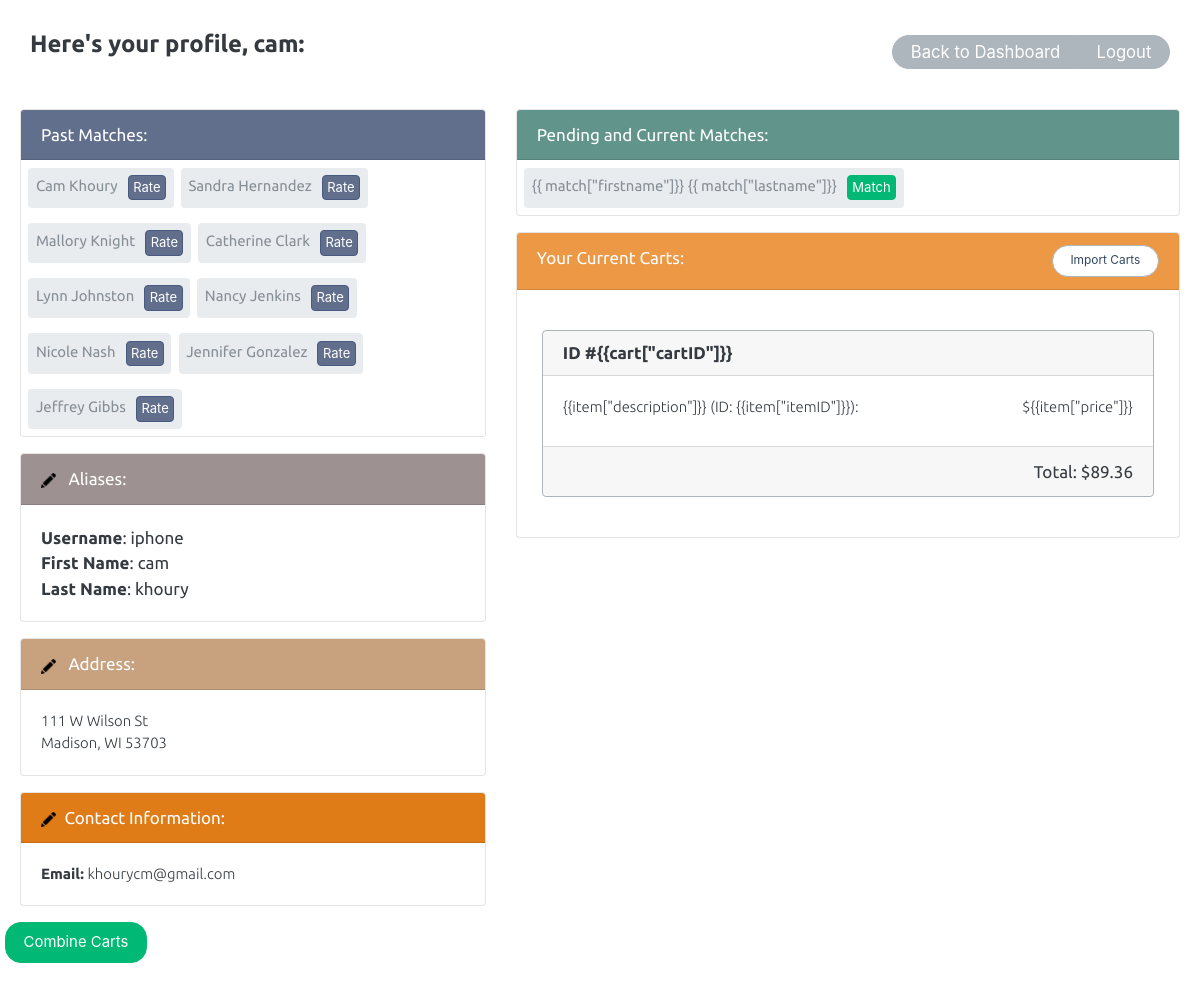
The page /profile (signed in) on the database its author committed.
### tables this page shows
CREATE TABLE User(
   UID INTEGER PRIMARY KEY,
   UserLevel TEXT,
   Username TEXT UNIQUE,
   Password TEXT,
   Email TEXT,
   Address TEXT,
   City Text,
   State Text,
   Zip Text,
   FirstName TEXT,
   LastName TEXT,
   Lat NUMERIC,
   Lon NUMERIC,
   OID INTEGER);

### cartCombo_app.py (the view)
@app.route('/profile')
def profile():
    if not session.get('logged_in'):
       return render_template('login.html')
    con = sql.connect(db)
    con.row_factory = sql.Row
    cur = con.cursor()
    cur.execute("select * from User where UID=\'" + str(UID) + "\'")
    rows = cur.fetchall()
    if len(rows) == 0:
       return home()
    profile = dict();
    profile['username']= rows[0]['Username']
    profile['uid'] = rows[0]['UID']
    profile['firstname']= rows[0]['FirstName']
    profile['lastname'] = rows[0]['LastName']
    profile['email'] = rows[0]['Email']
    profile['address'] = rows[0]['Address']
    profile['city'] = rows[0]['City']
    profile['state'] = rows[0]['State']
    profile['zip'] = rows[0]['zip']
    unRatedUsers = [];
    number = 10;
    query = "SELECT * FROM User WHERE UID < \'" + str(number) + "\'"
    cur.execute(query)
    rows = cur.fetchall()
    for x in range(0, len(rows)):
        user = []
        user.append(rows[x]['Username'])
        user.append(rows[x]['FirstName'])
        user.append(rows[x]['LastName'])
        user.append(rows[x]['UID'])
        unRatedUsers.append(user)
    return render_template('profile.html', profile = profile, unRatedUsers = unRatedUsers)

### templates/profile.html (shortened to what this page needs)
<!doctype html>
<html ng-app="ProfileApp">
<head>
    <link rel="stylesheet" type="text/css" href="{{ url_for('static',filename='bootstrap_litera.min.css') }}">
    <link rel="stylesheet" type="text/css" href="{{ url_for('static',filename='default_style.css') }}">
</head>
<body style="background-color: white">
    <header>
        <h2>Here's your profile, {{profile['firstname']}}:
            <div class="btn-group" style="margin-top: 5px;">
              <button type="button" class="btn btn-secondary"><a href="/" style="color: white; text-decoration: none;"><small>Back to Dashboard</small></a>
              </button><button type="button" class="btn btn-secondary"><a href="/logout" style="color: white; text-decoration: none;"><small>Logout</small></a>
            </div>
    </h2>
    </header>
    <div class="wrapper" style="margin-top: 20px">
        <div class="row">
            <div class="col-5">
                <div class="card bg-light mb-3" style="background-color: var(--light);">
                    <div class="card-header" style="background-color: var(--navy2); color: white">
                        Past Matches:</div>
                        <div class="row" id="matches">
                            {% for user in unRatedUsers %}
                            <ol class="breadcrumb" id="past_{{user[0]}}">
                              <li class="breadcrumb-item active">{{user[1]}} {{user[2]}}</li>
                              <input type="button" id=ratebutton value="Rate" class="btn btn-success" onClick="showModal('rate', ['{{user[0]}}','{{user[1]}}','{{user[2]}}', '{{user[3]}}'])" ></input>
                            </ol>
                            {% endfor %}
                        </div>
                </div>
                <div id="profile" class="card bg-light mb-3" style="background-color: var(--light);">
                    <div class="card-header" style="background-color: var(--neutral); color: white">
                        <a href="#"><img id="pen" data-toggle="modal" src="{{ url_for('static',filename='images/edit.png') }}" width="15em" onclick="showModal('name')"/></a> Aliases:
                    </div>
                    <div class="card-body">
                            <div>
                            <strong>Username</strong>: {{profile['username']}}<br>
                            </div>
                            <div>
                            <strong>First Name</strong>: <span id='firstname_p'>{{profile['firstname']}}</span><br>
                        </div>
                        <div>
                            <strong>Last Name</strong>: <span id="lastname_p">{{profile['lastname']}}</span>
                        </div>
                    </div>
                </div>
                <div class="card bg-light mb-3" style="background-color: var(--light);">
                    <div class="card-header" style="background-color: var(--orange1); color: white">
                        <a href="#"><img id="pen" src="{{ url_for('static',filename='images/edit.png') }}" width="15em" onclick="showModal('address')"></a> Address:
                    </div>
                    <div class="card-body">
                        <p class="card-text">
                            <span id="address_p">{{profile['address']}}</span><br>
                            <span id="city_p">{{profile['city']}}</span>,
                            <span id="state_p">{{profile['state']}}</span>
                            <span id="zip_p">{{profile['zip']}}</span></p>
                    </div>
                </div>
                <div class="card bg-light mb-3" style="background-color: var(--light);">
                    <div class="card-header" style="background-color: var(--darkorange); color: white">
                        <a href="#"><img id="pen" src="{{ url_for('static',filename='images/edit.png') }}" width="15em" onclick="showModal('contact')"></a>Contact Information:</div>
                    <div class="card-body">
                        <p class="card-text"><strong>Email:</strong>
                            <span id="email_p">{{profile['email']}}</span></p>
                    </div>
                </div>
            </div>
                <div class="col-7">
                <div class="card bg-light mb-3" style="background-color: var(--light);" ng-controller="ImportMatchCtrl">
                    <div class="card-header" style="background-color: var(--teal1); color: white">
                        Pending and Current Matches:</div>
                        <div class="row" id="matches">
                            <ol class="breadcrumb" id="current_{{'{{ match["uid2"]}}'}}" ng-repeat="match in listOfMatches" >
                              <li class="breadcrumb-item active">{{'{{ match["firstname"]}}'}} {{'{{ match["lastname"]}}'}}</li>
                              <input type="button" id=matchbutton value="Match" class="btn btn-success" ng-click="showModal('match', match)" ></input>
                            </ol>
                                    </div>
                </div>
                <div class="card bg-light bg-6" style="background-color: var(--light);" ng-controller="ImportCartCtrl">
                    <div class="card-header" style="background-color: var(--orange2); color: white">Your Current Carts:
                    <button type="button" style="float: right; background-color: white; color: var(--darkblue); text-decoration: none" class="btn btn-secondary" onclick="showModal('cart')"><small>Import Carts</small></button>
                    </div>
                    <div class="card-body">
                        <div class="row">
                            <div class="card-body" ng-repeat="cart in listOfCarts">
                                <div class="card border-secondary">
                                    <div>
                                        <h6 class="card-header" style="text-align:left;">ID #{{'{{cart["cartID"]}}'}}
                                      </h6>
                                    </div>
                                    <div class="card-body" ng-repeat="item in listOfItems" ng-if="item['cartID']==cart['cartID']">
                                        <p style="text-align:left; margin-bottom: .5em">
                                            {{'{{item["description"]}}'}} (ID: {{'{{item["itemID"]}}'}}):
                                            <span style="float:right;">${{'{{item["price"]}}'}}</span>
                                        </p>
                                    </div>
                                    <div class="card-footer" href="#" class="info-link" style="text-align: right; padding-right: 20px">Total: $89.36</div>
                                </div>
                            </div>
                        </div>
                    </div>
                </div>
            </div>
          <button id=combine class='btn btn-success' onClick=''>Combine Carts</button>
    </div>
</body>
</html>

### static/default_style.css (style rules this page uses)
:root { --darkblue: #34495e; --navy1:#495a80; --navy2:#616f8c; --neutral:#9d9291; --orange1:#c8a17e; --orange2:#ed9845; --darkorange: #df7c18; }
header { max-width: 1200px; margin: 0 auto; padding: 20px 20px 0; }
h2 { font-size: 1.4em; padding: 10px; }
p { margin-bottom: 1em; padding: 0 10px; font-family: 'Ubuntu', sans-serif; font-size: .875em; font-weight: 100; }

### templates/profile.html (style rules this page uses)
body { font-family: 'Ubuntu', sans-serif; }
.btn-group { float: right; }
.btn-secondary { margin-left: 5%; padding-top: 2px; padding-bottom: 5px; }
strong { font-weight: bold; }
.wrapper { max-width: 1200px; margin: 0 auto; padding: 20px; }
p { padding: 0px; }
#pen { margin-right:.5em; }
#ratebutton, #matchbutton { border-radius: 4px; padding-left: 4.5px; padding-right: 4.5px; padding-top: 2px; padding-bottom: 2px; margin-left: 10px; font-size: .875em; }
#ratebutton { background-color: var(--navy2); border-color: var(--navy1); }
#matches { margin-left: 0px; margin-right: 0px; padding:0em; }
.breadcrumb { margin-bottom: .5em; margin-left: .5em; margin-top: .5em; padding: .5em; }

### rows shown on the page
User: firstname "cam", username "iphone", lastname "khoury", address "111 W Wilson St", city "Madison", state "WI", zip "53703", email "khourycm@gmail.com"
User: FirstName "Cam", LastName "Khoury"
User: FirstName "Sandra", LastName "Hernandez"
User: FirstName "Mallory", LastName "Knight"
User: FirstName "Catherine", LastName "Clark"
User: FirstName "Lynn", LastName "Johnston"
User: FirstName "Nancy", LastName "Jenkins"
User: FirstName "Nicole", LastName "Nash"
User: FirstName "Jennifer", LastName "Gonzalez"
User: FirstName "Jeffrey", LastName "Gibbs"

### other values the page prints
{{ '{{ match["firstname"]}}' }} "{{ match[\"firstname\"]}}"
{{ '{{ match["lastname"]}}' }} "{{ match[\"lastname\"]}}"
{{ '{{cart["cartID"]}}' }} "{{cart[\"cartID\"]}}"
{{ '{{item["description"]}}' }} "{{item[\"description\"]}}"
{{ '{{item["itemID"]}}' }} "{{item[\"itemID\"]}}"
{{ '{{item["price"]}}' }} "{{item[\"price\"]}}"
